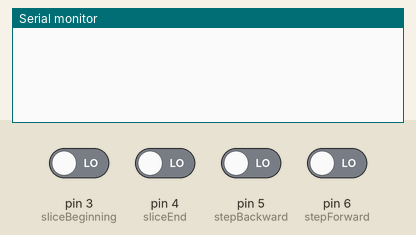
This sketch was run on a simulated Arduino Uno, built with avr-gcc and run on an emulated ATmega328P. On the bench: the last lines printed to the serial monitor. The inputs (shaded band) are chosen by the test bench; at power-on: pin 3 (sliceBeginning), pin 4 (sliceEnd), pin 5 (stepBackward), pin 6 (stepForward) LOW.

Above: at 1.2 s.
1.3 s: pin 3 (sliceBeginning) driven HIGH
At 2.5 s:
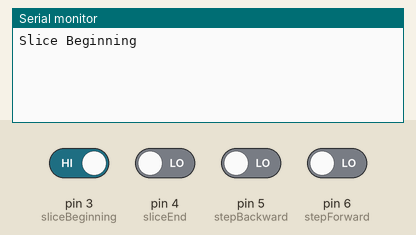
2.8 s: pin 4 (sliceEnd) driven HIGH
At 3.9 s:
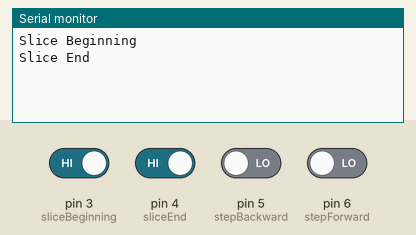
4.3 s: pin 5 (stepBackward) driven HIGH
At 5.1 s:
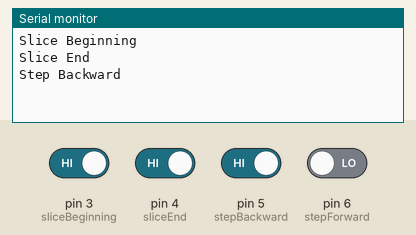
5.8 s: pin 6 (stepForward) driven HIGH
At 6.2 s:
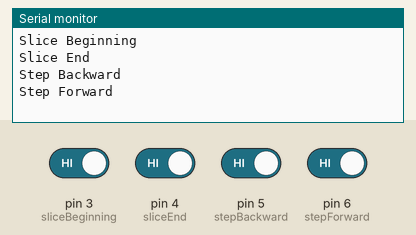

Measured:
- after the input at 1.3 s, the serial monitor: prints a new line at once (image 1)
- after the input at 2.8 s, the serial monitor: prints a new line at once (image 2)
- after the input at 4.3 s, the serial monitor: prints a new line at once (image 3)
- after the input at 5.8 s, the serial monitor: prints a new line at once (image 4)

The sketch:

editing-assistant.ino
```cpp
//#include <Keyboard.h>

int stepForward = 6;
int sfBol = false;

int stepBackward = 5;
int sbBol = false;

int sliceEnd = 4;
int sleBol = false;

int sliceBeginning = 3;
int slbBol = false;


void setup() {
  Serial.begin(9600);
  while(!Serial) {
    //
  }

  //Keyboard.begin();

  pinMode(stepForward,INPUT);
  pinMode(stepBackward,INPUT);
  pinMode(sliceEnd,INPUT);
  pinMode(sliceBeginning,INPUT);
}

void loop() {
  if((digitalRead(stepForward) == HIGH) && (sfBol == false)){
    sfBol = true;
    Serial.println("Step Forward");
  }
  if((digitalRead(stepForward) == LOW) && (sfBol == true)){
    sfBol = false;
  }

  if((digitalRead(stepBackward) == HIGH) && (sbBol == false)){
    sbBol = true;
    Serial.println("Step Backward");
  }
  if((digitalRead(stepBackward) == LOW) && (sbBol == true)){
    sbBol = false;
  }

  if((digitalRead(sliceEnd) == HIGH) && (sleBol == false)){
    sleBol = true;
    Serial.println("Slice End");
  }
  if((digitalRead(sliceEnd) == LOW) && (sleBol == true)){
    sleBol = false;
  }

  if((digitalRead(sliceBeginning) == HIGH) && (slbBol == false)){
    slbBol = true;
    Serial.println("Slice Beginning");
  }
  if((digitalRead(sliceBeginning) == LOW) && (slbBol == true)){
    slbBol = false;
  }

}
```
